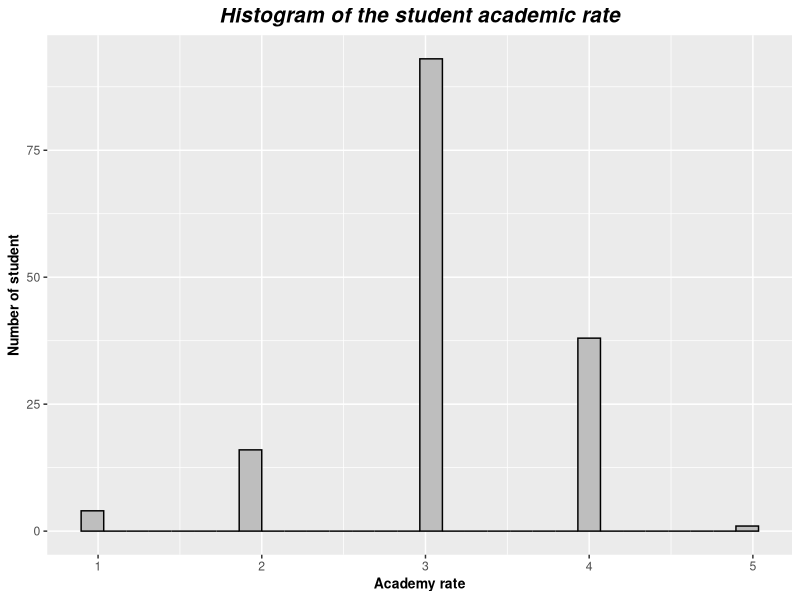
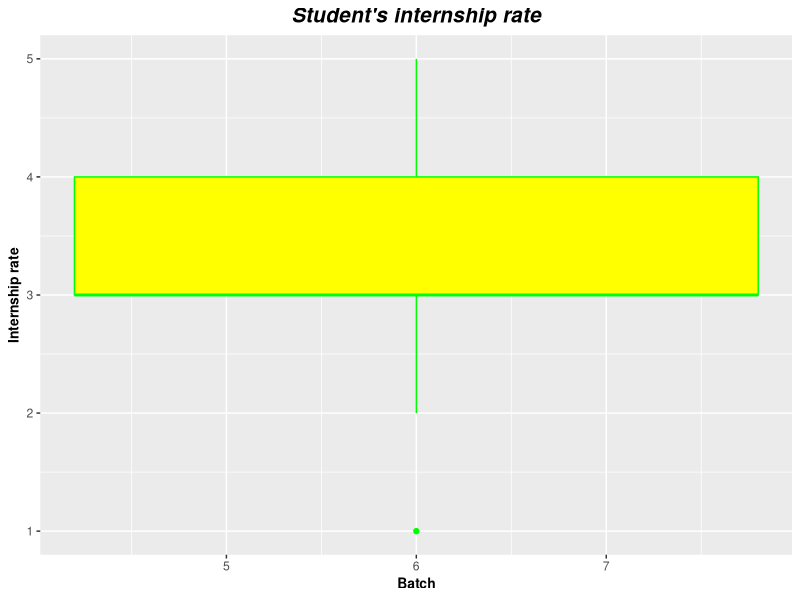
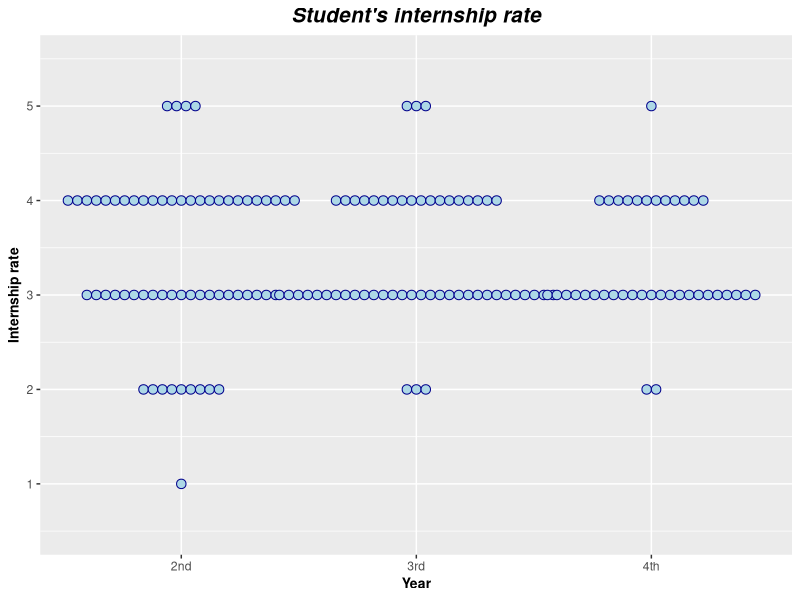
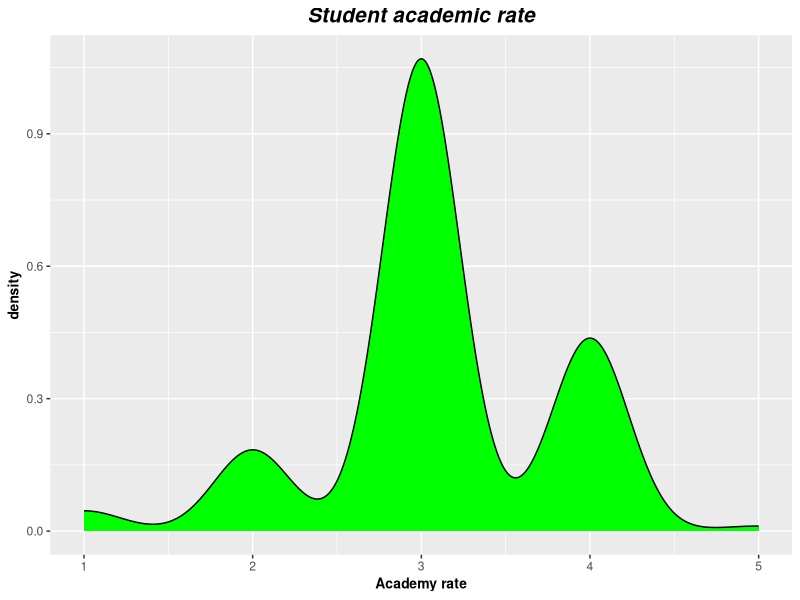
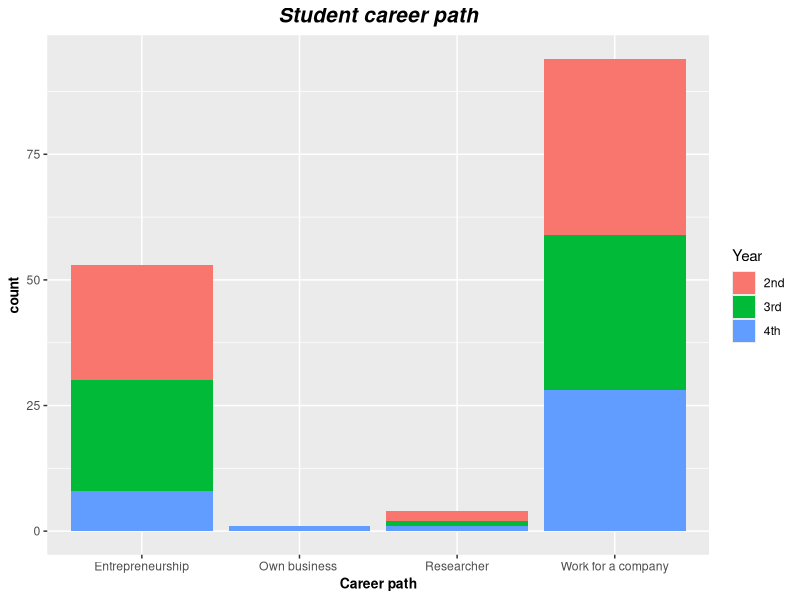
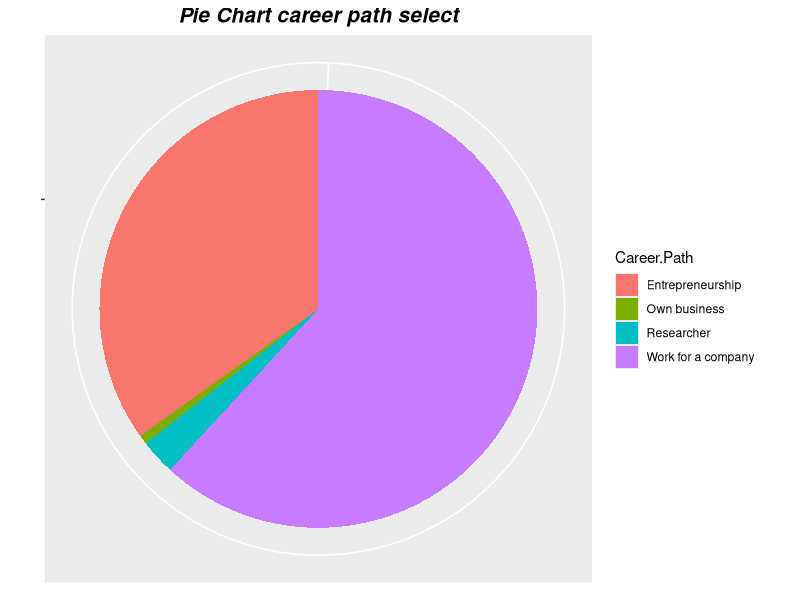

Recreate these plots in R, in order.
## ---- chunk 1
#import library 
library(dplyr)
library(magrittr)
library(ggplot2)
library(tidyverse)

#import dataset 
dataset <- read.csv("future_career_path_evaluation.csv")
dataset


#clean dataset (check if your dataset contain NA value)
check <- is.na(dataset)
check
#the dataset is clean and don't contain any NA value

#Use str function to know about the list of variable and data type of each variables
str(dataset)

#If all your variables are character, please find a way to change datatype of each variable as you want (As actual)
#convert character to factor 
dataset$Year <- as.factor(dataset$Year)
dataset$Current.Preference <- as.factor(dataset$Current.Preference)
dataset$After.Graduate <- as.factor(dataset$After.Graduate)
dataset$Career.Path <- as.factor(dataset$Career.Path)
dataset$Prefer.Country <- as.factor(dataset$Prefer.Country)
dataset$Career.Type <- as.factor(dataset$Career.Type)
str(dataset)

#Perform the numeric and graphical analyzation
#calculate mean (choose one veriable)
x <- dataset$Academic.Rate
x
mean(x)

#calculate median 
median(x)

#calculate mode 


#find variance 
var(x)

#find standard derivation 
sd(x)

#find range and quantile
# range function is used to find min and max value in numeric vector 
# quantile function is used to create sample quantiles within a data set with probability[0, 1]. Such as first quantile is at 0.25[25%], second is at 0.50[50%], and third is at 0.75[75%].
range(x)
quantile(x)

#summary function computes summary statistics of data and model objects
summary(x)

#Filter the random samples using pipe operator
random_sample <- dataset %>% sample_n(50)
random_sample

#set.seed() function sets the starting number used to generate a sequence of random numbers – it ensures that you get the same result if you start with that same seed each time you run the same process
set.seed(1)
sample(5)

set.seed(1)
sample(5)

#difference output everytime 
sample(5)
sample(5)

#plot histogram
histogram <- dataset %>% ggplot(aes(x=Academic.Rate)) +
             geom_histogram(color="black", fill="gray") +
             ggtitle("Histogram of the student academic rate") + 
             xlab('Academy rate') +
             ylab('Number of student') + 
             theme(plot.title = element_text(size=15, hjust=0.5, face="bold.italic"),
                   axis.title.x = element_text(size=10, face="bold"),
                   axis.title.y = element_text(size=10, face="bold"))
             
histogram

#box plot 
box <- dataset %>% ggplot(aes(x=Batch, y=Internship.Rate)) + 
       geom_boxplot(color="green", fill="yellow") +
       ggtitle("Student's internship rate") + 
       xlab('Batch') +
       ylab('Internship rate') + 
       theme(plot.title = element_text(size=15, hjust=0.5, face="bold.italic"),
             axis.title.x = element_text(size=10, face="bold"),
             axis.title.y = element_text(size=10, face="bold"))
box

#dot plot 
dot <- dataset %>% ggplot(aes(x=Year, y=Internship.Rate)) + 
       geom_dotplot(binaxis='y', stackdir='center',  dotsize=0.1, binwidth=1, color="darkblue", fill="lightblue") +
       ggtitle("Student's internship rate") + 
       xlab('Year') +
       ylab('Internship rate') + 
       theme(plot.title = element_text(size=15, hjust=0.5, face="bold.italic"),
             axis.title.x = element_text(size=10, face="bold"),
             axis.title.y = element_text(size=10, face="bold"))
dot

#Density plot
density <- dataset %>% ggplot(aes(x=Academic.Rate)) +
           geom_density(color="black", fill="green") +
           ggtitle("Student academic rate") + 
           xlab('Academy rate') +
           theme(plot.title = element_text(size=15, hjust=0.5, face="bold.italic"),
                 axis.title.x = element_text(size=10, face="bold"),
                 axis.title.y = element_text(size=10, face="bold"))
density

#Bar chart 
barchart <- dataset %>% ggplot(aes(x=Career.Path, fill=Year)) +
           geom_bar()  +
           ggtitle("Student career path") + 
           xlab('Career path') +
           theme(plot.title = element_text(size=15, hjust=0.5, face="bold.italic"),
                 axis.title.x = element_text(size=10, face="bold"),
                 axis.title.y = element_text(size=10, face="bold"))

barchart

#Pie chart
piechart <- dataset %>% ggplot(aes(x="", y="", fill=Career.Path)) +
           geom_bar(stat="identity", width=1) +
           theme(axis.line = element_blank(),
                 plot.title = element_text(size=15, hjust=0.5, face="bold.italic")) +
           labs(x=NULL, y=NULL, title="Pie Chart career path select") + 
           coord_polar(theta = "y", start=0)
piechart
